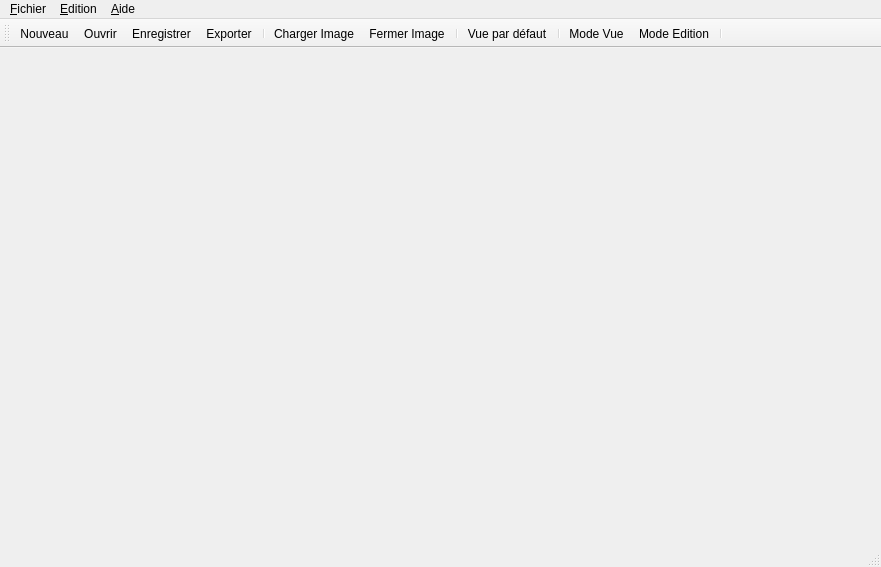
<?xml version="1.0" encoding="UTF-8"?>
<ui version="4.0">
 <class>MainWindow</class>
 <widget class="QMainWindow" name="MainWindow">
  <property name="geometry">
   <rect>
    <x>0</x>
    <y>0</y>
    <width>881</width>
    <height>567</height>
   </rect>
  </property>
  <property name="windowTitle">
   <string>Bio Tool 2</string>
  </property>
  <widget class="QWidget" name="mainWidget">
   <layout class="QVBoxLayout" name="verticalLayout_2">
    <item>
     <widget class="ImageView" name="imageView" native="true"/>
    </item>
   </layout>
  </widget>
  <widget class="QMenuBar" name="menuBar">
   <property name="geometry">
    <rect>
     <x>0</x>
     <y>0</y>
     <width>881</width>
     <height>19</height>
    </rect>
   </property>
   <widget class="QMenu" name="menuFichier">
    <property name="title">
     <string>&amp;Fichier</string>
    </property>
    <addaction name="actNew"/>
    <addaction name="actOpen"/>
    <addaction name="actSave"/>
    <addaction name="actSaveAs"/>
    <addaction name="actExport"/>
    <addaction name="separator"/>
    <addaction name="actLoadImage"/>
    <addaction name="actCloseImage"/>
    <addaction name="separator"/>
    <addaction name="actExit"/>
   </widget>
   <widget class="QMenu" name="menuEdition">
    <property name="title">
     <string>&amp;Edition</string>
    </property>
    <addaction name="actResetView"/>
    <addaction name="separator"/>
    <addaction name="actModeView"/>
    <addaction name="actModeEdit"/>
   </widget>
   <widget class="QMenu" name="menu_Aide">
    <property name="title">
     <string>&amp;Aide</string>
    </property>
    <addaction name="actAbout"/>
   </widget>
   <addaction name="menuFichier"/>
   <addaction name="menuEdition"/>
   <addaction name="menu_Aide"/>
  </widget>
  <widget class="QStatusBar" name="statusBar"/>
  <widget class="QToolBar" name="toolBar">
   <property name="windowTitle">
    <string>Barre d'outils</string>
   </property>
   <attribute name="toolBarArea">
    <enum>TopToolBarArea</enum>
   </attribute>
   <attribute name="toolBarBreak">
    <bool>false</bool>
   </attribute>
   <addaction name="actNew"/>
   <addaction name="actOpen"/>
   <addaction name="actSave"/>
   <addaction name="actExport"/>
   <addaction name="separator"/>
   <addaction name="actLoadImage"/>
   <addaction name="actCloseImage"/>
   <addaction name="separator"/>
   <addaction name="actResetView"/>
   <addaction name="separator"/>
   <addaction name="actModeView"/>
   <addaction name="actModeEdit"/>
   <addaction name="separator"/>
  </widget>
  <action name="actLoadImage">
   <property name="icon">
    <iconset resource="../res/icons.qrc">
     <normaloff>:/icons/open</normaloff>:/icons/open</iconset>
   </property>
   <property name="text">
    <string>&amp;Charger Image</string>
   </property>
   <property name="iconVisibleInMenu">
    <bool>true</bool>
   </property>
  </action>
  <action name="actExit">
   <property name="icon">
    <iconset resource="../res/icons.qrc">
     <normaloff>:/icons/exit</normaloff>:/icons/exit</iconset>
   </property>
   <property name="text">
    <string>&amp;Quitter</string>
   </property>
   <property name="iconVisibleInMenu">
    <bool>true</bool>
   </property>
  </action>
  <action name="actModeView">
   <property name="checkable">
    <bool>true</bool>
   </property>
   <property name="icon">
    <iconset resource="../res/icons.qrc">
     <normaloff>:/icons/view</normaloff>:/icons/view</iconset>
   </property>
   <property name="text">
    <string>Mode &amp;Vue</string>
   </property>
   <property name="iconVisibleInMenu">
    <bool>true</bool>
   </property>
  </action>
  <action name="actModeEdit">
   <property name="checkable">
    <bool>true</bool>
   </property>
   <property name="icon">
    <iconset resource="../res/icons.qrc">
     <normaloff>:/icons/edit</normaloff>:/icons/edit</iconset>
   </property>
   <property name="text">
    <string>Mode &amp;Edition</string>
   </property>
   <property name="iconVisibleInMenu">
    <bool>true</bool>
   </property>
  </action>
  <action name="actCloseImage">
   <property name="icon">
    <iconset resource="../res/icons.qrc">
     <normaloff>:/icons/close</normaloff>:/icons/close</iconset>
   </property>
   <property name="text">
    <string>&amp;Fermer Image</string>
   </property>
   <property name="iconVisibleInMenu">
    <bool>true</bool>
   </property>
  </action>
  <action name="actResetView">
   <property name="icon">
    <iconset resource="../res/icons.qrc">
     <normaloff>:/icons/reset_view</normaloff>:/icons/reset_view</iconset>
   </property>
   <property name="text">
    <string>Vue par &amp;défaut</string>
   </property>
   <property name="iconVisibleInMenu">
    <bool>true</bool>
   </property>
  </action>
  <action name="actOpen">
   <property name="icon">
    <iconset resource="../res/icons.qrc">
     <normaloff>:/icons/open</normaloff>:/icons/open</iconset>
   </property>
   <property name="text">
    <string>&amp;Ouvrir</string>
   </property>
   <property name="shortcut">
    <string>Ctrl+O</string>
   </property>
   <property name="iconVisibleInMenu">
    <bool>true</bool>
   </property>
  </action>
  <action name="actSave">
   <property name="icon">
    <iconset resource="../res/icons.qrc">
     <normaloff>:/icons/save</normaloff>:/icons/save</iconset>
   </property>
   <property name="text">
    <string>&amp;Enregistrer</string>
   </property>
   <property name="shortcut">
    <string>Ctrl+S</string>
   </property>
   <property name="iconVisibleInMenu">
    <bool>true</bool>
   </property>
  </action>
  <action name="actNew">
   <property name="icon">
    <iconset resource="../res/icons.qrc">
     <normaloff>:/icons/new</normaloff>:/icons/new</iconset>
   </property>
   <property name="text">
    <string>&amp;Nouveau</string>
   </property>
   <property name="shortcut">
    <string>Ctrl+N</string>
   </property>
   <property name="iconVisibleInMenu">
    <bool>true</bool>
   </property>
  </action>
  <action name="actSaveAs">
   <property name="icon">
    <iconset resource="../res/icons.qrc">
     <normaloff>:/icons/save</normaloff>:/icons/save</iconset>
   </property>
   <property name="text">
    <string>Enregistrer &amp;sous</string>
   </property>
   <property name="shortcut">
    <string>Ctrl+Shift+S</string>
   </property>
   <property name="iconVisibleInMenu">
    <bool>true</bool>
   </property>
  </action>
  <action name="actExport">
   <property name="icon">
    <iconset resource="../res/icons.qrc">
     <normaloff>:/icons/export</normaloff>:/icons/export</iconset>
   </property>
   <property name="text">
    <string>E&amp;xporter</string>
   </property>
   <property name="shortcut">
    <string>Ctrl+E</string>
   </property>
   <property name="iconVisibleInMenu">
    <bool>true</bool>
   </property>
  </action>
  <action name="actAbout">
   <property name="text">
    <string>A &amp;Propos</string>
   </property>
  </action>
 </widget>
 <customwidgets>
  <customwidget>
   <class>ImageView</class>
   <extends>QWidget</extends>
   <header>imageView.h</header>
   <container>1</container>
  </customwidget>
 </customwidgets>
 <resources>
  <include location="../res/icons.qrc"/>
 </resources>
 <connections/>
</ui>
